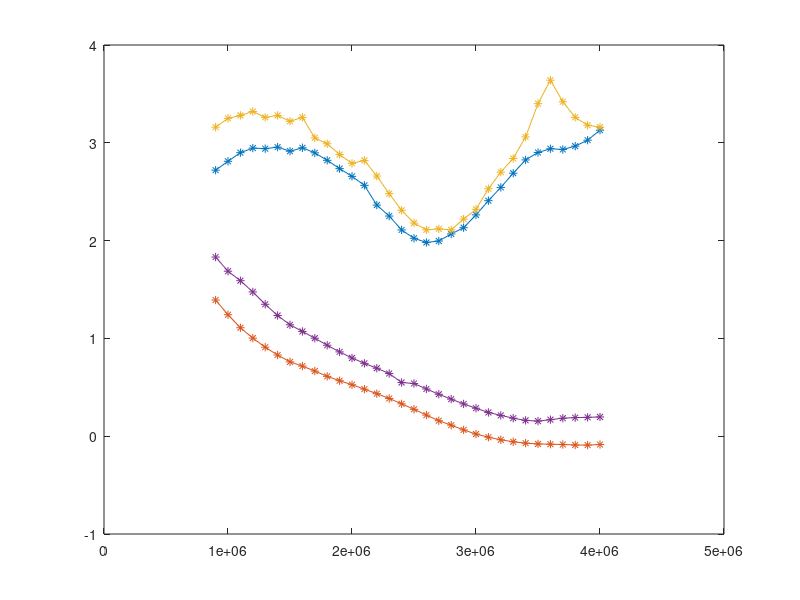

The MATLAB source for this figure: (Note: this script raises an error after producing the figure.)
a2pm2_1 = csvread("A2_PM2_20090713.csv")
a2pm2_1(1,:) = []

load("A2_PM2.dat")
hz = A2_PM2(:,2);
A2 = A2_PM2(:,3);
PM2 = A2_PM2(:,4);
plot(hz, A2, "-*",...
   hz, PM2, "-*",...
   a2pm2_1(:,2), a2pm2_1(:,3), "-*",...
   a2pm2_1(:,2), a2pm2_1(:,4), "-*")


hz = a2pm2_1(:,2);
hzlist = linspace(hz(1), hz(end), 200);
a2 = a2pm2_1(:,3);
pm2 = a2pm2_1(:,4);
ampvlist = HzToAmpControlV(hzlist, a2pm2_1);
pmvlist = HzToPhaseControlV(hzlist, a2pm2_1);
set(0, "linewidth", 2)
plot(hz, a2, "*;Amplitude Control vs Frequency;","markersize", 10,...
   hzlist, ampvlist, "-", "linewidth", 3,...
   hz, pm2, "*;Phase Control vs Frequency;", "markersize", 10,...
   hzlist, pmvlist, "-", "linewidth", 3);
xlabel("[Hz]");ylabel("[V]");grid on;
print_pdf("A2_PM2_20090713.pdf")

